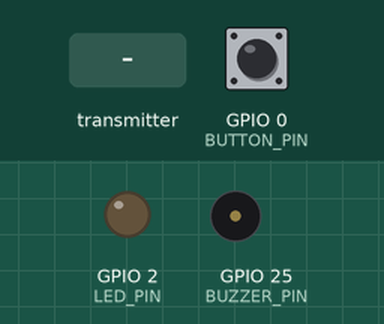
Simulated run of this sketch. Board: ESP32. Parts: output pins drawn as LEDs (lit = HIGH), buzzer (waves = sounding, pin HIGH). Dashed ring = blinking. The test bench sets the inputs (shaded band); at power-on: GPIO 0 (BUTTON_PIN) HIGH. No radio packets arrive unless stated; what the sketch prints to the serial monitor is not drawn.

Above: at 1.4 s.
1.5 s: the transmitter starts sending emergency = 1
At 3.36 s:
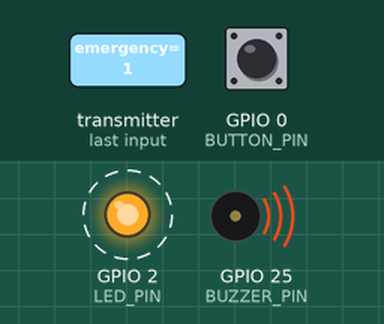
4.5 s: the transmitter starts sending deviceId = 0
7.5 s: GPIO 0 (BUTTON_PIN) pulled LOW for 0.15 s
10.5 s: the transmitter starts sending button = 1
13.5 s: the transmitter starts sending emergency = 0
16.5 s: the transmitter starts sending button = 0
At 18.9 s:
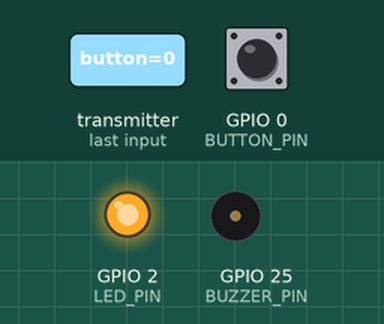
Timing chart, 0 to 20.5 s (numbered marks = the images above; inputs shaded):
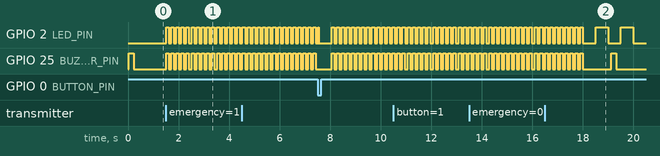

Measured:
- after the input at 1.5 s, GPIO 2 (LED_PIN), GPIO 25 (BUZZER_PIN): alternates HIGH for 0.10 s and LOW for 0.10 s, starting at once

The sketch:

esp32_simple_alert_receiver.ino
```cpp
/*
 * ESP32 Simple Alert Receiver
 * Basic receiver with LoRa + NRF + Buzzer for emergency alerts
 */

#include <SPI.h>
#include <RF24.h>
#include <LoRa.h>

// Pins
#define NRF_CE_PIN 4
#define NRF_CSN_PIN 5
#define LORA_SS_PIN 18
#define LORA_RST_PIN 14
#define LORA_DIO0_PIN 26
#define BUZZER_PIN 25
#define LED_PIN 2
#define BUTTON_PIN 0

// Modules
RF24 radio(NRF_CE_PIN, NRF_CSN_PIN);

// Config
const byte nrfAddress[6] = "00001";
const long loraFreq = 433E6;

// Data structure
struct EmergencyData {
  uint32_t deviceId;
  float lat, lon;
  bool emergency;
  bool button;
  uint8_t battery;
  uint32_t timestamp;
};

EmergencyData data;
bool alertActive = false;
unsigned long alertTime = 0;

void setup() {
  Serial.begin(115200);

  pinMode(BUZZER_PIN, OUTPUT);
  pinMode(LED_PIN, OUTPUT);
  pinMode(BUTTON_PIN, INPUT_PULLUP);

  // Init NRF24L01
  radio.begin();
  radio.openReadingPipe(0, nrfAddress);
  radio.setPALevel(RF24_PA_MAX);
  radio.setChannel(76);
  radio.startListening();

  // Init LoRa
  LoRa.setPins(LORA_SS_PIN, LORA_RST_PIN, LORA_DIO0_PIN);
  LoRa.begin(loraFreq);
  LoRa.setSpreadingFactor(12);

  Serial.println("Alert Receiver Ready");

  // Startup beep
  digitalWrite(BUZZER_PIN, HIGH);
  delay(200);
  digitalWrite(BUZZER_PIN, LOW);
}

void loop() {
  // Check button
  if (digitalRead(BUTTON_PIN) == LOW) {
    alertActive = false;
    digitalWrite(LED_PIN, LOW);
    Serial.println("Alert silenced");
    delay(500);
  }

  // Check NRF24L01
  if (radio.available()) {
    radio.read(&data, sizeof(data));
    Serial.println("NRF24 data received");
    processAlert();
  }

  // Check LoRa
  int packetSize = LoRa.parsePacket();
  if (packetSize == sizeof(EmergencyData)) {
    LoRa.readBytes((uint8_t*)&data, sizeof(data));
    Serial.println("LoRa data received");
    processAlert();
  }

  // Handle active alert
  if (alertActive) {
    handleAlert();
  }

  delay(10);
}

void processAlert() {
  Serial.print("Device: 0x"); Serial.println(data.deviceId, HEX);
  Serial.print("Location: "); Serial.print(data.lat, 6);
  Serial.print(", "); Serial.println(data.lon, 6);
  Serial.print("Emergency: "); Serial.println(data.emergency ? "YES" : "NO");
  Serial.print("Button: "); Serial.println(data.button ? "PRESSED" : "NO");
  Serial.print("Battery: "); Serial.print(data.battery); Serial.println("%");

  if (data.emergency || data.button) {
    triggerAlert();
  }
}

void triggerAlert() {
  alertActive = true;
  alertTime = millis();

  Serial.println("🚨 EMERGENCY ALERT! 🚨");

  // Immediate alert
  for (int i = 0; i < 10; i++) {
    digitalWrite(BUZZER_PIN, HIGH);
    digitalWrite(LED_PIN, HIGH);
    delay(100);
    digitalWrite(BUZZER_PIN, LOW);
    digitalWrite(LED_PIN, LOW);
    delay(100);
  }
}

void handleAlert() {
  // Flash LED
  digitalWrite(LED_PIN, (millis() / 500) % 2);

  // Buzzer every 3 seconds
  if ((millis() - alertTime) % 3000 < 100) {
    digitalWrite(BUZZER_PIN, HIGH);
    delay(200);
    digitalWrite(BUZZER_PIN, LOW);
  }

  // Auto-reset after 5 minutes
  if (millis() - alertTime > 300000) {
    alertActive = false;
    digitalWrite(LED_PIN, LOW);
    Serial.println("Alert auto-reset");
  }
}
```
